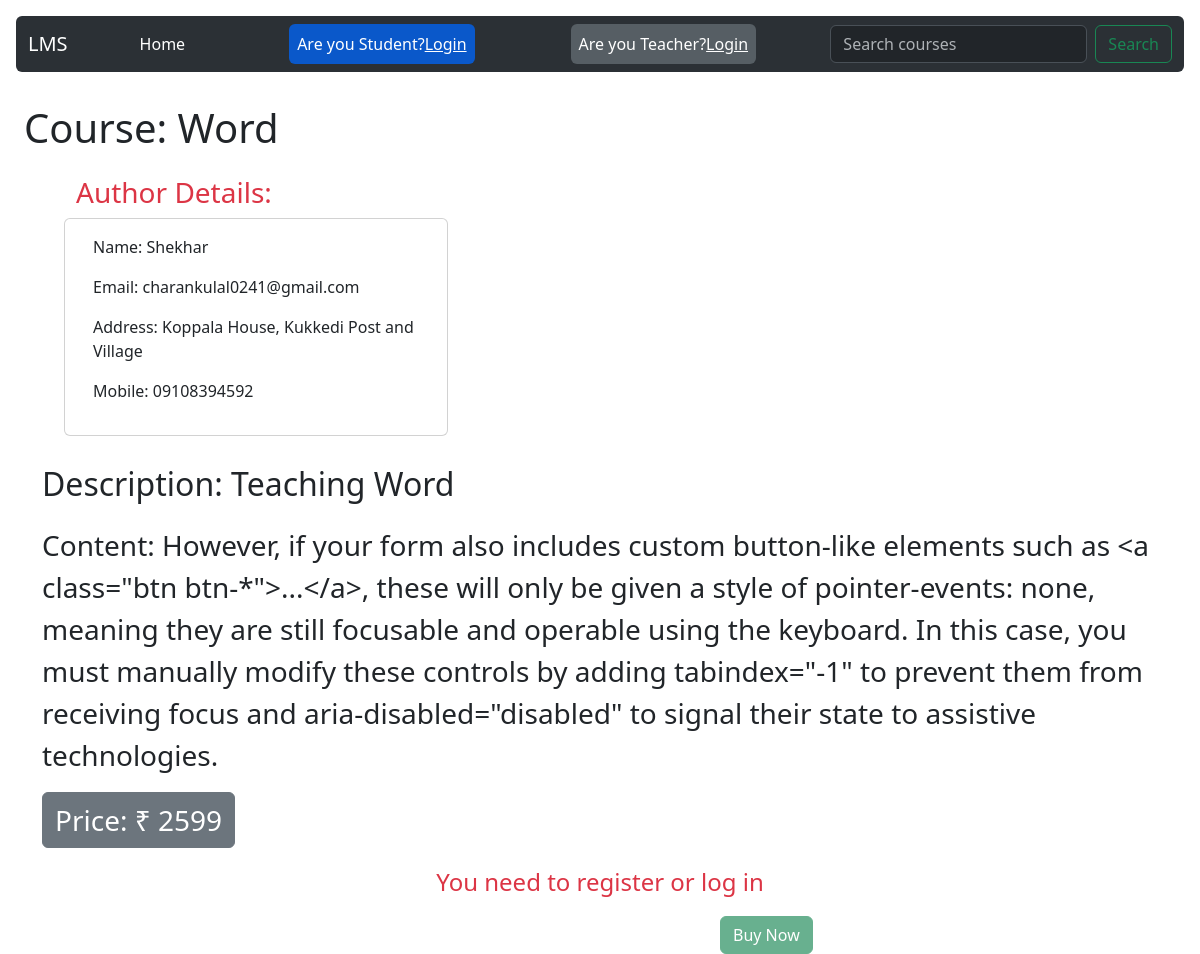
Screenshot of /course/10/ with the database file from the repository.
### base/models.py (models this page shows, shortened)
class Course(models.Model):
    courseName = models.CharField(max_length=200)
    teacher_id=models.ForeignKey(Teacher,on_delete=models.CASCADE)
    description=models.TextField()
    content=models.TextField()
    price=models.CharField(max_length=10)
    category=models.CharField(max_length=200)

class Teacher(models.Model):
    name = models.CharField(max_length=100)
    email = models.EmailField()
    password=models.CharField(max_length=50)
    phone = models.CharField(max_length=20, blank=True)
    address = models.TextField(blank=True)
    age=models.CharField(max_length=10)
    gender=models.CharField(max_length=20)
    def __str__(self):
        return self.name

### base/views.py (the view)
# urls.py: path('course/<str:pk>/',views.courses,name="course"),
def courses(request, pk):
    course = Course.objects.get(id=pk)
    teacher_name = course.teacher_id
    teacher = Teacher.objects.get(name=teacher_name)
    context1 = {'course': course}
    context2 = {'teacher': teacher}
    context = {**context1, **context2}
    return render(request, 'base/courses.html', context)

### base/templates/base/courses.html
{% extends 'main.html' %}
{% block content %}
<h1 class="m-4" style="padding-top: 5rem;">Course: {{course.courseName }}</h1>
<div class="row" style="margin-left: 4rem;">
  <h3 class="text-danger">Author Details: </h3>
<div class="card card-outline-danger" style="width: 24rem;">
    <div class="card-body">
      <p class="text">Name: {{teacher.name}}</p>
      <p class="text">Email: {{teacher.email}}</p>
      <p class="text"> Address: {{teacher.address}}</p>
      <p class="text"> Mobile: {{teacher.phone}}</p>
    </div>
  </div>
</div>
<div class="container mt-4">
  <p class="fs-2">  Description:  {{course.description}}</p>
<p class="fs-3">  Content:  {{course.content}}</p>
<p class="fs-3 btn btn-secondary">Price: &#8377; {{course.price}}</p>
</div>
<p class="text-center text-danger fs-4">You need to register or log in</p>
<div style="margin-left:45rem;">
  <button class="btn btn-success" type="button" disabled >Buy Now</button>
</div>
{% endblock content %}

### rows the page displays
Course: courseName "Word", description "Teaching Word", content "However, if your form also includes custom button-like elements such as <a class=\"btn btn-*\">...</a>, these will only be given a style of pointer-events: none, meaning they are still focusable and operable using the keyboard. In this case, you must manually modify these controls by adding tabindex=\"-1\" to prevent them from receiving focus and aria-disabled=\"disabled\" to signal their state to assistive technologies.", price "2599"
Teacher: name "Shekhar", email "charankulal0241@gmail.com", address "Koppala House, Kukkedi Post and Village", phone "09108394592"
